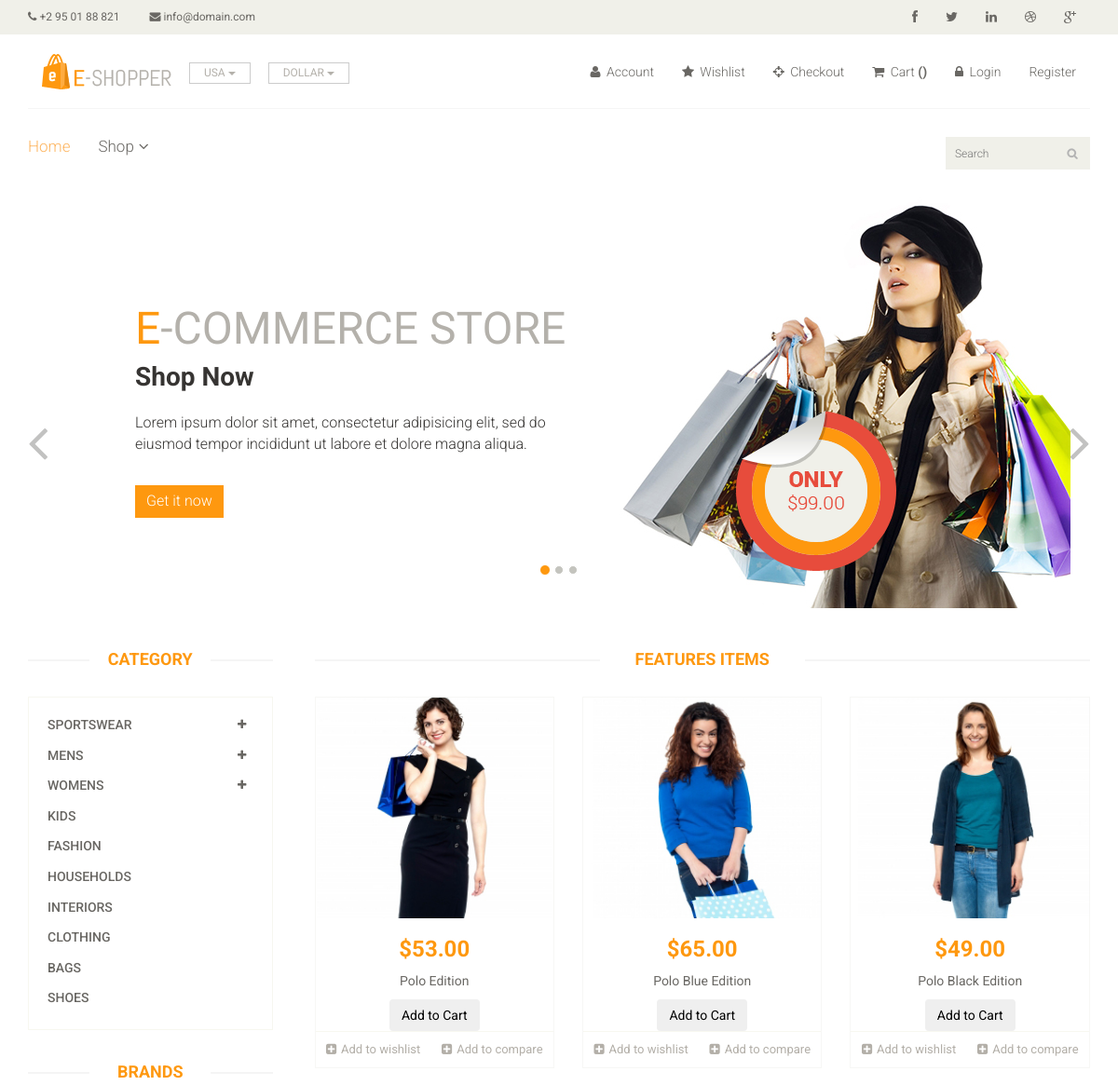
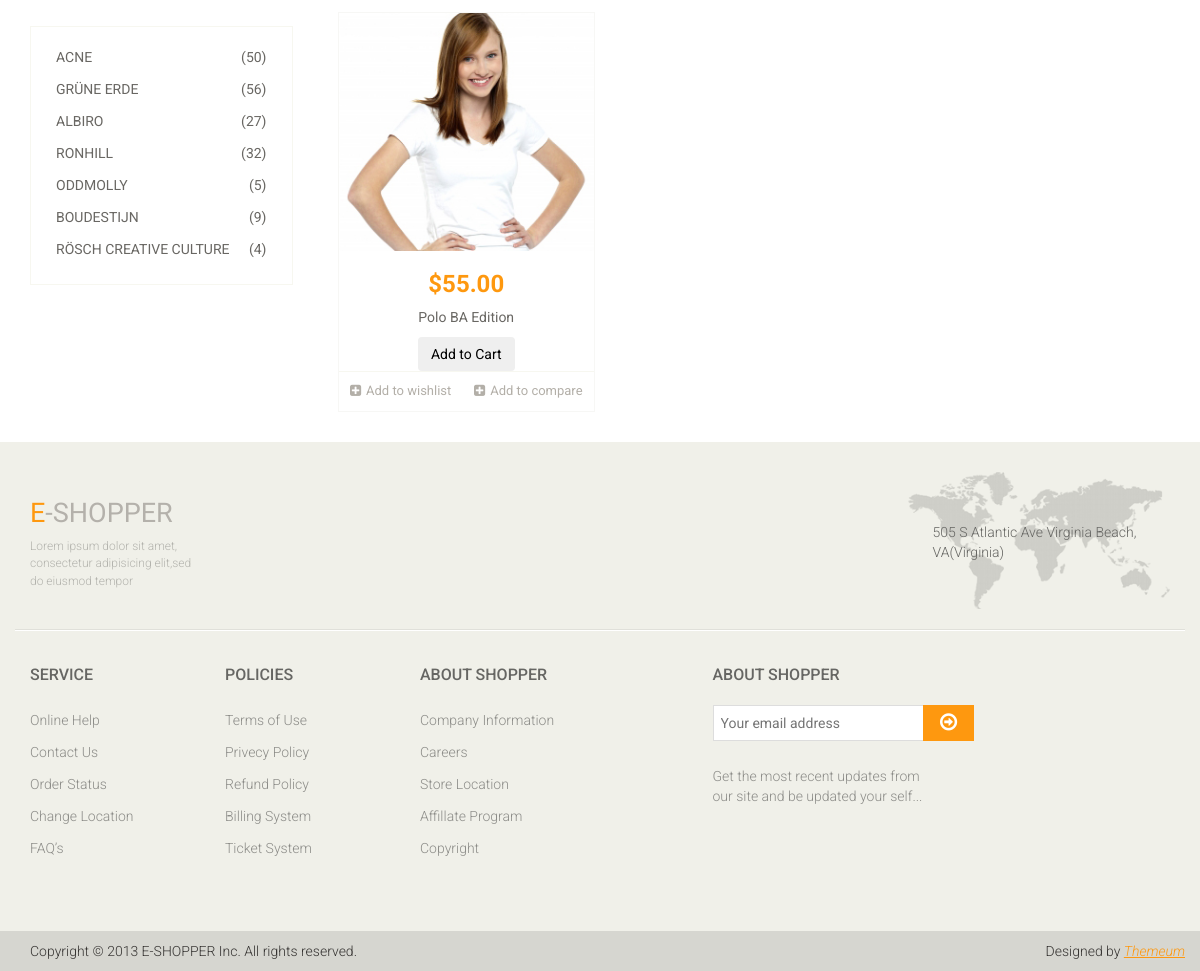
The page / on the database its author committed (2 pictures, top to bottom).
### store/models.py (models this page shows, shortened)
class Product(models.Model):
	PRO_ID = models.IntegerField(null=True)
	name = models.CharField(max_length=200, null=True)
	category = models.ForeignKey(SubCategory, related_name='product', on_delete=models.CASCADE, blank=True, null=True)
	image = models.ImageField(null=True, blank=True)
	price = models.FloatField()
	@property
	def imageURL(self):
		try:
			url = self.image.url
		except:
			url = "images/placeholder.jpg"
		return url

### store/views.py (the view)
# urls.py: path('', ProductListView.as_view(),name='store-home'),
class ProductListView(ListView):
	model = Product
	template_name = 'index.html'
	context_object_name = 'queryset'
	ordering = ['-name']

### store/models.py (called while the page is built)
	def __str__(self):
		return '%s' % (self.name)

### templates/index.html (shortened to what this page needs)
{% extends 'main.html' %}
{% load static %}
{% block content %}
<div class="header-bottom">
			<div class="container">
				<div class="row">
					<div class="col-sm-9">
						<div class="mainmenu pull-left">
							<ul class="nav navbar-nav collapse navbar-collapse">
								<li><a href="/" class="active">Home</a></li>
								<li class="dropdown"><a href="#">Shop<i class="fa fa-angle-down"></i></a>
                                </li>
							</ul>
						</div>
					</div>
					<div class="col-sm-3">
						<div class="search_box pull-right">
							<input type="text" placeholder="Search"/>
						</div>
					</div>
				</div>
			</div>
		</div>
	</header>
	<section id="slider">
		<div class="container">
			<div class="row">
				<div class="col-sm-12">
					<div id="slider-carousel" class="carousel slide" data-ride="carousel">
						<ol class="carousel-indicators">
							<li data-target="#slider-carousel" data-slide-to="0" class="active"></li>
							<li data-target="#slider-carousel" data-slide-to="1"></li>
							<li data-target="#slider-carousel" data-slide-to="2"></li>
						</ol>
						<div class="carousel-inner">
							<div class="item active">
								<div class="col-sm-6">
									<h1><span>E</span>-COMMERCE STORE</h1>
									<h2>Shop Now</h2>
									<p>Lorem ipsum dolor sit amet, consectetur adipisicing elit, sed do eiusmod tempor incididunt ut labore et dolore magna aliqua. </p>
									<button type="button" class="btn btn-default get">Get it now</button>
								</div>
								<div class="col-sm-6">
									<img src="{% static 'base/images/home/girl2.jpg' %}" class="girl img-responsive" alt="" />
									<img src="{% static 'base/images/home/pricing.png' %}"  class="pricing" alt="" />
								</div>
							</div>
						</div>
						<a href="#slider-carousel" class="left control-carousel hidden-xs" data-slide="prev">
							<i class="fa fa-angle-left"></i>
						</a>
						<a href="#slider-carousel" class="right control-carousel hidden-xs" data-slide="next">
							<i class="fa fa-angle-right"></i>
						</a>
					</div>
				</div>
			</div>
		</div>
	</section>
	<section>
		<div class="container">
			<div class="row">
				<div class="col-sm-3">
					<div class="left-sidebar">
						<h2>Category</h2>
						<div class="panel-group category-products" id="accordian">
							<div class="panel panel-default">
								<div class="panel-heading">
									<h4 class="panel-title">
										<a data-toggle="collapse" data-parent="#accordian" href="#sportswear">
											<span class="badge pull-right"><i class="fa fa-plus"></i></span>
											Sportswear
										</a>
									</h4>
								</div>
							</div>
							<div class="panel panel-default">
								<div class="panel-heading">
									<h4 class="panel-title">
										<a data-toggle="collapse" data-parent="#accordian" href="#mens">
											<span class="badge pull-right"><i class="fa fa-plus"></i></span>
											Mens
										</a>
									</h4>
								</div>
							</div>
							<div class="panel panel-default">
								<div class="panel-heading">
									<h4 class="panel-title">
										<a data-toggle="collapse" data-parent="#accordian" href="#womens">
											<span class="badge pull-right"><i class="fa fa-plus"></i></span>
											Womens
										</a>
									</h4>
								</div>
							</div>
							<div class="panel panel-default">
								<div class="panel-heading">
									<h4 class="panel-title"><a href="#">Kids</a></h4>
								</div>
							</div>
							<div class="panel panel-default">
								<div class="panel-heading">
									<h4 class="panel-title"><a href="#">Fashion</a></h4>
								</div>
							</div>
							<div class="panel panel-default">
								<div class="panel-heading">
									<h4 class="panel-title"><a href="#">Households</a></h4>
								</div>
							</div>
							<div class="panel panel-default">
								<div class="panel-heading">
									<h4 class="panel-title"><a href="#">Interiors</a></h4>
								</div>
							</div>
							<div class="panel panel-default">
								<div class="panel-heading">
									<h4 class="panel-title"><a href="#">Clothing</a></h4>
								</div>
							</div>
							<div class="panel panel-default">
								<div class="panel-heading">
									<h4 class="panel-title"><a href="#">Bags</a></h4>
								</div>
							</div>
							<div class="panel panel-default">
								<div class="panel-heading">
									<h4 class="panel-title"><a href="#">Shoes</a></h4>
								</div>
							</div>
						</div>
						<div class="brands_products">
							<h2>Brands</h2>
							<div class="brands-name">
								<ul class="nav nav-pills nav-stacked">
									<li><a href="#"> <span class="pull-right">(50)</span>Acne</a></li>
									<li><a href="#"> <span class="pull-right">(56)</span>Grüne Erde</a></li>
									<li><a href="#"> <span class="pull-right">(27)</span>Albiro</a></li>
									<li><a href="#"> <span class="pull-right">(32)</span>Ronhill</a></li>
									<li><a href="#"> <span class="pull-right">(5)</span>Oddmolly</a></li>
									<li><a href="#"> <span class="pull-right">(9)</span>Boudestijn</a></li>
									<li><a href="#"> <span class="pull-right">(4)</span>Rösch creative culture</a></li>
								</ul>
							</div>
						</div>
					</div>
				</div>
				<div class="col-sm-9 padding-right">
					<div class="features_items">
						<h2 class="title text-center">Features Items</h2>
						{% for product in queryset %}
							<div class="col-sm-4">
								<div class="product-image-wrapper">
									<div class="single-products">
											<div class="productinfo text-center">
												<img lass='thumbnail' src="{{ product.imageURL }}"/>
												<h2>${{ product.price|floatformat:2 }}</h2>
												<p>{{ product.name }}</p>
												<button data-product={{product.id}} data-action='add' class='btn btn-outline-secondary add-btn update-cart'>Add to Cart</button>
											</div>
											<div class="product-overlay">
												<div class="overlay-content">
													<button data-product={{product.id}} data-action='add' class='btn btn-outline-secondary add-btn update-cart'>Add to Cart</button>
												</div>
											</div>
									</div>
									<div class="choose">
										<ul class="nav nav-pills nav-justified">
											<li><a href="#"><i class="fa fa-plus-square"></i>Add to wishlist</a></li>
											<li><a href="#"><i class="fa fa-plus-square"></i>Add to compare</a></li>
										</ul>
									</div>
								</div>
							</div>
						{% endfor %}
						</div>
					</div>
				</div>
			</div>
	</section>
{% endblock %}

### rows shown on the page
Product: imageURL (picture), price "53.00", name "Polo Edition"
Product: imageURL (picture), price "65.00", name "Polo Blue Edition"
Product: imageURL (picture), price "49.00", name "Polo Black Edition"
Product: imageURL (picture), price "55.00", name "Polo BA Edition"
